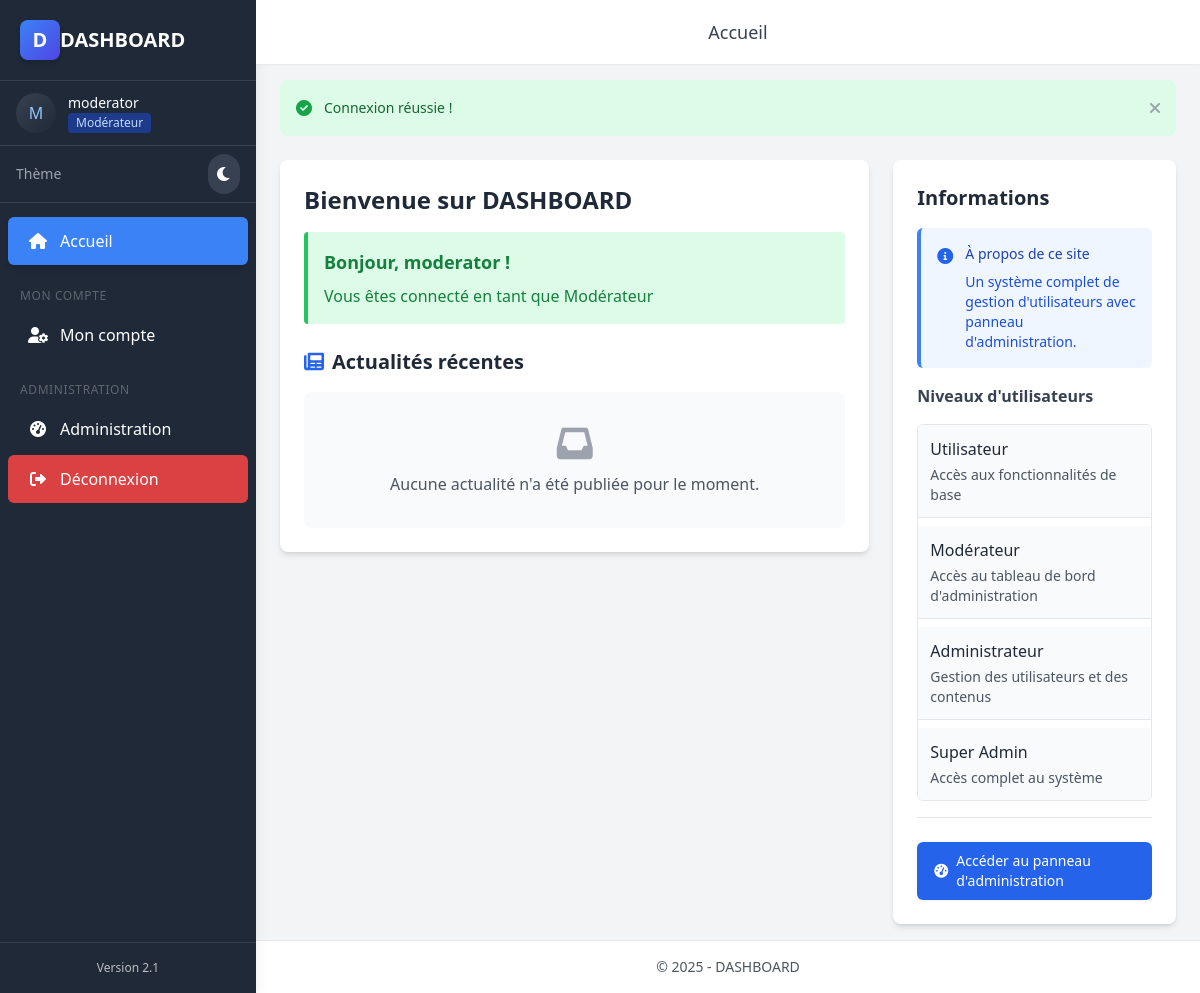
Page /index.php (signed in) on the committed database.
### tables this page shows
CREATE TABLE IF NOT EXISTS `users` (
  `id` int NOT NULL AUTO_INCREMENT,
  `username` varchar(30) NOT NULL,
  `email` varchar(100) NOT NULL,
  `password` varchar(255) NOT NULL,
  `user_level` int NOT NULL DEFAULT '1' COMMENT '1=Regular, 2=Moderator, 3=Admin, 4=SuperAdmin',
  `status` varchar(20) NOT NULL DEFAULT 'active' COMMENT 'active, banned, suspended',
  `ban_expires` datetime DEFAULT NULL COMMENT 'Date when temporary ban expires',
  `created_at` datetime NOT NULL,
  `updated_at` datetime DEFAULT CURRENT_TIMESTAMP ON UPDATE CURRENT_TIMESTAMP,
  `last_login` datetime DEFAULT NULL COMMENT 'Last successful login date',
  `email_verified` tinyint(1) NOT NULL DEFAULT '0' COMMENT 'Email verification status',
  `profile_image` varchar(255) DEFAULT NULL COMMENT 'Profile image path',
  PRIMARY KEY (`id`),
  UNIQUE KEY `username` (`username`),
  UNIQUE KEY `email` (`email`)
);

### includes/auth.php (called while the page is built, shortened)
<?php
require_once 'db.php';
function isLoggedIn() {
    return isset($_SESSION['user_id']) && !empty($_SESSION['user_id']);
}
function getUserLevel() {
    static $userLevel = null;
    if ($userLevel === null) {
        $sql = "SELECT user_level FROM users WHERE id = ?";
        $result = executeQuery($sql, [$_SESSION['user_id']]);
        if ($result && $result->num_rows > 0) {
            $user = $result->fetch_assoc();
            $userLevel = (int)$user['user_level'];
        } else {
            $userLevel = 0;
        }
    }
    return $userLevel;
}
function isModerator() {
    return getUserLevel() >= USER_LEVEL_MODERATOR;
}

### includes/db.php (called while the page is built, shortened)
<?php
function connectDB() {
    static $conn = null;
    if ($conn === null) {
        $conn = new mysqli(DB_HOST, DB_USER, DB_PASS, DB_NAME);
        $conn->set_charset("utf8mb4");
    }
    return $conn;
}
function executeQuery($sql, $params = []) {
    try {
        $conn = connectDB();
        $stmt = $conn->prepare($sql);
        if (!empty($params)) {
            $types = '';
            foreach ($params as $param) {
                if (is_int($param)) {
                    $types .= 'i';
                } elseif (is_float($param) || is_double($param)) {
                    $types .= 'd';
                } elseif (is_string($param)) {
                    $types .= 's';
                } else {
                    $types .= 'b';
                }
            }
            $bindParams = array_merge([$types], $params);
            $bindParamsRefs = [];
            for ($i = 0; $i < count($bindParams); $i++) {
                $bindParamsRefs[] = &$bindParams[$i];
            }
            call_user_func_array([$stmt, 'bind_param'], $bindParamsRefs);
        }
        if (!$stmt->execute()) {
            throw new Exception("Erreur d'exécution de la requête: " . $stmt->error);
        }
        $result = $stmt->get_result();
        return $result;
    } catch (Exception $e) {
        error_log($e->getMessage());
        if (APP_ENV === 'development') {
            echo "<div style='color:red; padding:10px; border:1px solid red;'>";
            echo "Erreur SQL: " . $e->getMessage();
            echo "</div>";
        }
        return false;
    }
}

### includes/functions.php (called while the page is built, shortened)
<?php
require_once 'db.php';
require_once 'auth.php';
function escapeString($string) {
    return htmlspecialchars($string, ENT_QUOTES, 'UTF-8');
}
function getUserById($userId) {
    static $users = [];
    if (!isset($users[$userId])) {
        $sql = "SELECT * FROM users WHERE id = ?";
        $result = executeQuery($sql, [$userId]);
        if ($result && $result->num_rows > 0) {
            $users[$userId] = $result->fetch_assoc();
        } else {
            $users[$userId] = null;
        }
    }
    return $users[$userId];
}
function getUserLevelText($level) {
    return getLevelName($level);
}
function getLevelName($level) {
    switch ($level) {
        case USER_LEVEL_MODERATOR:
            return "Modérateur";
    }
}

### index.php (the view, shortened to what this page needs)
<?php
require_once 'includes/header.php';
$user = null;
if (isLoggedIn()) {
    $user = getUserById($_SESSION['user_id']);
}
$news = [];
?>
<div class="grid grid-cols-1 lg:grid-cols-12 gap-6">
    <div class="lg:col-span-8">
        <div class="bg-white dark:bg-gray-800 rounded-lg shadow-md overflow-hidden">
            <div class="p-6">
                <h1 class="text-2xl font-bold text-gray-800 dark:text-white mb-4">Bienvenue sur <?= APP_NAME ?></h1>
                <?php if ($user): ?>
                    <div class="bg-green-100 dark:bg-green-900 border-l-4 border-green-500 dark:border-green-600 text-green-700 dark:text-green-200 p-4 rounded mb-6">
                        <h4 class="font-bold text-lg">Bonjour, <?= escapeString($user['username']) ?> !</h4>
                        <p class="mt-2">Vous êtes connecté en tant que <?= getUserLevelText($user['user_level']) ?></p>
                    </div>
                <?php endif; ?>
                <div class="mt-6">
                    <h2 class="text-xl font-bold text-gray-800 dark:text-white mb-4 flex items-center">
                        <i class="fas fa-newspaper text-blue-600 dark:text-blue-400 mr-2"></i> Actualités récentes
                    </h2>
                    <?php if (empty($news)): ?>
                        <div class="text-center py-8 bg-gray-50 dark:bg-gray-700 rounded-lg">
                            <i class="fas fa-inbox text-gray-400 dark:text-gray-500 text-4xl mb-2"></i>
                            <p class="text-gray-600 dark:text-gray-400">Aucune actualité n'a été publiée pour le moment.</p>
                        </div>
                    <?php endif; ?>
                </div>
            </div>
        </div>
    </div>
    <div class="lg:col-span-4">
        <div class="bg-white dark:bg-gray-800 rounded-lg shadow-md overflow-hidden">
            <div class="p-6">
                <h2 class="text-xl font-bold text-gray-800 dark:text-white mb-4">Informations</h2>
                <div class="space-y-4">
                    <div class="bg-blue-50 dark:bg-blue-900/30 rounded-md p-4 border-l-4 border-blue-500 dark:border-blue-600">
                        <div class="flex">
                            <div class="flex-shrink-0">
                                <i class="fas fa-info-circle text-blue-600 dark:text-blue-400"></i>
                            </div>
                            <div class="ml-3">
                                <h3 class="text-sm font-medium text-blue-800 dark:text-blue-300">À propos de ce site</h3>
                                <div class="mt-2 text-sm text-blue-700 dark:text-blue-200">
                                    <p>Un système complet de gestion d'utilisateurs avec panneau d'administration.</p>
                                </div>
                            </div>
                        </div>
                    </div>
                    <h5 class="font-semibold text-gray-700 dark:text-gray-300 mt-6 mb-3">Niveaux d'utilisateurs</h5>
                    <div class="space-y-2 rounded-md border border-gray-200 dark:border-gray-700 overflow-hidden">
                        <div class="p-3 border-b border-gray-200 dark:border-gray-700 bg-gray-50 dark:bg-gray-700">
                            <span class="user-level user-level-1">Utilisateur</span>
                            <p class="text-sm text-gray-600 dark:text-gray-400 mt-1">Accès aux fonctionnalités de base</p>
                        </div>
                        <div class="p-3 border-b border-gray-200 dark:border-gray-700 bg-gray-50 dark:bg-gray-700">
                            <span class="user-level user-level-2">Modérateur</span>
                            <p class="text-sm text-gray-600 dark:text-gray-400 mt-1">Accès au tableau de bord d'administration</p>
                        </div>
                        <div class="p-3 border-b border-gray-200 dark:border-gray-700 bg-gray-50 dark:bg-gray-700">
                            <span class="user-level user-level-3">Administrateur</span>
                            <p class="text-sm text-gray-600 dark:text-gray-400 mt-1">Gestion des utilisateurs et des contenus</p>
                        </div>
                        <div class="p-3 bg-gray-50 dark:bg-gray-700">
                            <span class="user-level user-level-4">Super Admin</span>
                            <p class="text-sm text-gray-600 dark:text-gray-400 mt-1">Accès complet au système</p>
                        </div>
                    </div>
                    <?php if (isLoggedIn() && isModerator()): ?>
                        <div class="mt-6 pt-6 border-t border-gray-200 dark:border-gray-700">
                            <a href="admin/index.php" class="w-full inline-flex justify-center items-center px-4 py-2 border border-transparent rounded-md shadow-sm text-sm font-medium text-white bg-blue-600 hover:bg-blue-700 focus:outline-none focus:ring-2 focus:ring-offset-2 focus:ring-blue-500">
                                <i class="fas fa-tachometer-alt mr-2"></i> Accéder au panneau d'administration
                            </a>
                        </div>
                    <?php endif; ?>
                </div>
            </div>
        </div>
    </div>
</div>
<?php require_once 'includes/footer.php'; ?>

### includes/sidebar.php (shortened to what this page needs)
<?php
$isAdmin = strpos($_SERVER['PHP_SELF'], '/admin/') !== false;
$currentPage = basename($_SERVER['PHP_SELF']);
$loggedUser = isLoggedIn() ? getUserById($_SESSION['user_id']) : null;
$userTheme = $_COOKIE['theme'] ?? 'light';
?>
<div class="sidebar transition-all duration-300">
    <div class="sidebar-header">
        <?php if (file_exists(__DIR__ . '/../assets/img/logo.png')): ?>
            <img src="<?= APP_URL ?>/assets/img/logo.png" alt="<?= APP_NAME ?>" class="logo">
        <?php else: ?>
            <div class="w-10 h-10 bg-gradient-to-br from-blue-500 to-indigo-600 rounded-lg flex items-center justify-center text-white font-bold text-xl shadow-md">
                <?= strtoupper(substr(APP_NAME, 0, 1)) ?>
            </div>
        <?php endif; ?>
        <h3 class="text-lg font-semibold text-white"><?= APP_NAME ?></h3>
    </div>
    <?php if ($loggedUser): ?>
    <div class="px-4 py-3 border-b border-gray-700">
        <div class="flex items-center space-x-3">
            <div class="flex-shrink-0">
                <?php if (!empty($loggedUser['profile_image'])): ?>
                    <img src="<?= $loggedUser['profile_image'] ?>" alt="Avatar" class="h-10 w-10 rounded-full object-cover border-2 border-blue-400">
                <?php else: ?>
                    <div class="h-10 w-10 rounded-full bg-gradient-to-br from-gray-700 to-gray-800 flex items-center justify-center text-blue-300 font-medium">
                        <?= strtoupper(substr($loggedUser['username'], 0, 1)) ?>
                    </div>
                <?php endif; ?>
            </div>
            <div class="flex-1 min-w-0">
                <p class="text-sm font-medium text-white truncate">
                    <?= escapeString($loggedUser['username']) ?>
                </p>
                <p class="text-xs text-gray-400 truncate">
                    <span class="inline-flex items-center px-2 py-0.5 rounded text-xs font-medium bg-blue-900 text-blue-200">
                        <?= getUserLevelText($loggedUser['user_level']) ?>
                    </span>
                </p>
            </div>
        </div>
    </div>
    <?php endif; ?>
    <div class="px-4 py-2 border-b border-gray-700">
        <div class="flex items-center justify-between">
            <span class="text-sm text-gray-400">Thème</span>
            <button id="theme-toggle" class="p-2 rounded-full bg-gray-700 text-white">
                <?php if ($userTheme === 'dark'): ?>
                    <i class="fas fa-sun"></i>
                <?php else: ?>
                    <i class="fas fa-moon"></i>
                <?php endif; ?>
            </button>
        </div>
    </div>
    <nav class="sidebar-nav">
        <ul class="py-2">
            <li class="<?= $currentPage == 'index.php' && !$isAdmin ? 'active' : '' ?>">
                <a href="<?= APP_URL ?>/index.php" class="sidebar-link <?= $currentPage == 'index.php' && !$isAdmin ? 'active-link' : '' ?>">
                    <i class="fas fa-home nav-icon"></i>
                    <span>Accueil</span>
                </a>
            </li>
            <?php if (isLoggedIn()): ?>
                <li class="nav-divider">
                    <span>Mon compte</span>
                </li>
                <li class="<?= $currentPage == 'settings.php' ? 'active' : '' ?>">
                    <a href="<?= APP_URL ?>/settings.php" class="sidebar-link <?= $currentPage == 'settings.php' ? 'active-link' : '' ?>">
                        <i class="fas fa-user-cog nav-icon"></i>
                        <span>Mon compte</span>
                    </a>
                </li>
                <?php if (isModerator()): ?>
                    <li class="nav-divider">
                        <span>Administration</span>
                    </li>
                    <li class="<?= $isAdmin ? 'active' : '' ?>">
                        <a href="<?= APP_URL ?>/admin/index.php" class="sidebar-link <?= $isAdmin ? 'active-link' : '' ?>">
                            <i class="fas fa-tachometer-alt nav-icon"></i>
                            <span>Administration</span>
                        </a>
                    </li>
                <?php endif; ?>
                <li class="mt-4">
                    <a href="<?= APP_URL ?>/logout.php" class="logout-link">
                        <i class="fas fa-sign-out-alt nav-icon"></i>
                        <span>Déconnexion</span>
                    </a>
                </li>
            <?php endif; ?>
        </ul>
    </nav>
    <div class="sidebar-footer">
        <p class="text-white/70">Version <?= APP_VERSION ?? '1.0' ?></p>
    </div>
</div>

### includes/header.php (style rules this page uses)
body { background-color: #f3f4f6; color: #1f2937; }
.sidebar { width: 16rem; min-height: 100vh; background-color: #1f2937; color: white; position: fixed; top: 0; left: 0; bottom: 0; z-index: 10; box-shadow: 0 10px 15px -3px rgba(0, 0, 0, 0.1), 0 4px 6px -2px rgba(0, 0, 0, 0.05); display: flex; flex-direction: column; transition: all 0.3s ease-in-out; }
.sidebar-header { padding: 1.25rem; display: flex; align-items: center; border-bottom: 1px solid rgba(255, 255, 255, 0.1); }
.sidebar-header h3 { margin: 0; font-size: 1.25rem; font-weight: 600; white-space: nowrap; overflow: hidden; text-overflow: ellipsis; }
.sidebar-nav { flex-grow: 1; overflow-y: auto; padding-top: 0.75rem; }
.sidebar-nav ul { list-style: none; padding: 0; margin: 0; }
.sidebar-nav li { margin: 0; padding: 0; }
.sidebar-nav li.nav-divider { font-size: 0.75rem; text-transform: uppercase; letter-spacing: 0.05em; padding: 1.25rem 1.25rem 0.25rem; opacity: 0.7; }
.sidebar-nav li a { display: flex; align-items: center; padding: 0.75rem 1.25rem; color: white; text-decoration: none; transition: all 0.3s; }
.sidebar-nav li.active a { background-color: #3b82f6; color: white; }
.sidebar-nav .nav-icon { width: 1.25rem; height: 1.25rem; margin-right: 0.75rem; }
.sidebar-footer { padding: 1rem; border-top: 1px solid rgba(255, 255, 255, 0.1); font-size: 0.75rem; text-align: center; }

### includes/sidebar.php (style rules this page uses)
.sidebar-link { display: flex; align-items: center; padding: 0.625rem 1rem; color: rgba(255, 255, 255, 0.8); border-radius: 0.375rem; margin: 0.125rem 0.5rem; transition: all 0.15s ease-in-out; }
.active-link, .sidebar-link.active-link { background-color: rgba(59, 130, 246, 0.9); color: white; box-shadow: 0 4px 6px -1px rgba(0, 0, 0, 0.1), 0 2px 4px -1px rgba(0, 0, 0, 0.06); }
.nav-divider { font-size: 0.7rem; text-transform: uppercase; letter-spacing: 0.05em; color: rgba(255, 255, 255, 0.4); margin-top: 1.25rem; margin-bottom: 0.5rem; padding: 0 1.5rem; }
.nav-icon { width: 1.25rem; height: 1.25rem; margin-right: 0.75rem; display: flex; align-items: center; justify-content: center; }
.logout-link { display: flex; align-items: center; padding: 0.625rem 1rem; color: rgba(255, 255, 255, 0.9); border-radius: 0.375rem; margin: 0.125rem 0.5rem; background-color: rgba(239, 68, 68, 0.9); transition: all 0.15s ease-in-out; }

### rows in the picture
users: username "M", username "moderator", user_level "Modérateur"

### other values in the picture
substr(APP_NAME, 0, 1) "D"
APP_NAME "DASHBOARD"
APP_VERSION "2.1"
escapeString($pageTitle) "Accueil"
$_SESSION['flash_message'] "Connexion réussie !"
